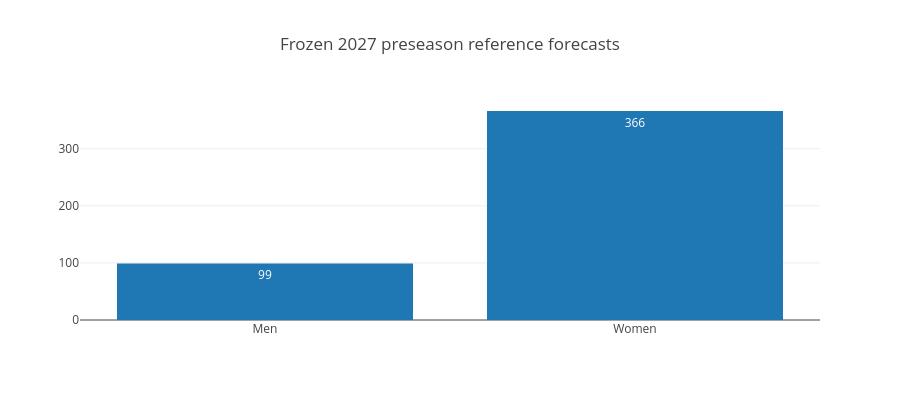

The code cell stored with this chart in its notebook:
### Markdown cell above
## 4. 2027 prospective state
The future-season pipeline is operational without pretending the tournament inputs already exist. Frozen preseason forecasts are dated research priors; missing tournament mappings, seeds, bracket, and final cutoff remain unresolved until officially available.

### Code cell
forecast = pd.DataFrame({'gender':['Men','Women'],'frozen_preseason_forecasts':[99,366]})
fig = px.bar(forecast, x='gender', y='frozen_preseason_forecasts', text='frozen_preseason_forecasts', title='Frozen 2027 preseason reference forecasts')
fig.show()

### Figure 1 — Plotly figure (JSON) as saved in the notebook; plotly's stock layout.template omitted (floating-point values rounded to 4 significant figures)
{"data": [{"type": "bar", "x": ["Men", "Women"], "y": [99, 366], "text": ["99", "366"], "textposition": "auto"}], "layout": {"height": 400, "title": {"text": "Frozen 2027 preseason reference forecasts"}}}
